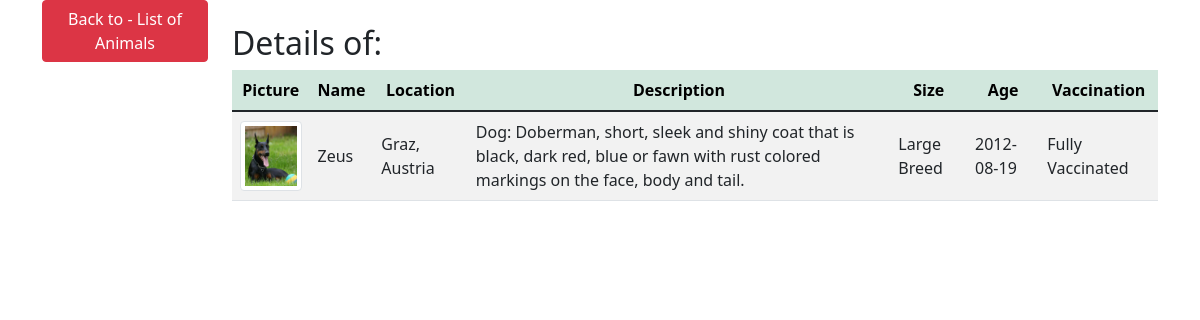
The page /details.php?animal_id=15 (signed in) on the database its author committed.
### tables this page shows
CREATE TABLE `animals` (
  `animal_id` int(11) NOT NULL,
  `name` varchar(100) NOT NULL,
  `picture` varchar(100) NOT NULL,
  `location` varchar(100) NOT NULL,
  `description` varchar(255) NOT NULL,
  `size` varchar(100) NOT NULL,
  `age` date NOT NULL,
  `vaccination` varchar(50) NOT NULL,
  `status` varchar(15) NOT NULL
);

### details.php (the view, shortened to what this page needs)
<?php
require_once 'components/db_connect.php';
 if ($_GET['animal_id']) {
    $id = $_GET['animal_id'];
    $sql = "SELECT * FROM animals WHERE animal_id= {$id}";
    $result = mysqli_query($connect, $sql);
    $animals = mysqli_fetch_assoc($result);
    if (mysqli_num_rows($result) == 1) {
        $name = $animals['name'];
        $location = $animals['location'];
        $description = $animals['description'];
        $size = $animals['size'];
        $age = $animals['age'];
        $vaccination = $animals['vaccination'];
     $tbody="<tr>
     <td><img class='img-thumbnail' src='pictures/" . $animals['picture'] . "'</td>
         <td>$name</td>
         <td>$location</td>
         <td>$description</td>
         <td>$size</td>
         <td>$age</td>
         <td>$vaccination</td></tr>";
    } else {
         header("location: animals/adopt.php");
    }
} else {
    header("location: animals/error.php");
}
?>
<!DOCTYPE html>
<html lang="en">
<head>
    <?php require_once 'components/boot.php' ?>
</head>
<body>
    <div class="container">
        <div class="row">
            <div class="col-2">
                <a class="btn btn-danger" href="home.php">Back to - List of Animals</a>
            </div>
            <div class="col-10 mt-4">
                <p class='h2'>Details of:</p>
                <table class='table table-striped'>
                    <thead class='table-success'>
                        <tr>
                            <th>Picture</th>
                            <th>Name</th>
                            <th>Location</th>
                            <th>Description</th>
                            <th>Size</th>
                            <th>Age</th>
                            <th>Vaccination</th>
                        </tr>
                    </thead>
                    <tbody>
                        <?= $tbody ?>
                    </tbody>
                </table>
            </div>
        </div>
    </div>
</body>
</html>

### details.php (style rules this page uses)
.img-thumbnail { width: 70px !important; height: 70px !important; }
td { text-align: left; vertical-align: middle; }
tr { text-align: center; }

### rows shown on the page
animals: picture (picture), name "Zeus", location "Graz, Austria", description "Dog: Doberman, short, sleek and shiny coat that is black, dark red, blue or fawn with rust colored markings on the face, body and tail.", size "Large Breed", age "2012-08-19", vaccination "Fully Vaccinated"
